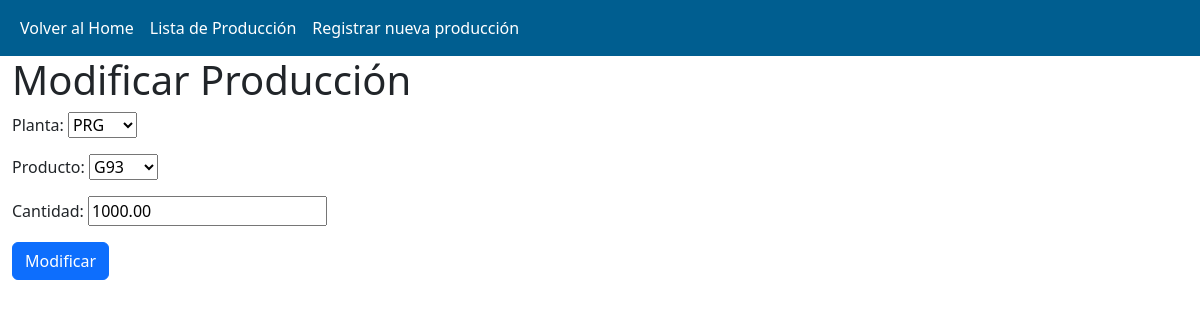
Page /produccion/modificar/11/ (signed in) on the committed database.
### produccion/models.py (models this page shows, shortened)
class Produccion(models.Model):
    planta = models.ForeignKey(Planta, on_delete=models.CASCADE)
    producto = models.ForeignKey(Producto, on_delete=models.CASCADE)
    cantidad = models.DecimalField(max_digits=10, decimal_places=2)
    fechahora = models.DateTimeField(auto_now_add=True)
    fecha = models.DateTimeField(auto_now_add=True)
    operador = models.CharField(max_length=100)
    modificado_por = models.ForeignKey(User, related_name='modificado_por', null=True, blank=True, on_delete=models.SET_NULL)
    modificado_el = models.DateTimeField(null=True, blank=True)
    anulado = models.BooleanField(default=False)
    anulado_por = models.ForeignKey(User, related_name='anulado_por', null=True, blank=True, on_delete=models.SET_NULL)
    anulado_el = models.DateTimeField(null=True, blank=True)

### produccion/views.py (the view, shortened to what this page needs)
# urls.py: path('modificar/<int:pk>/', modificar_produccion, name='modificar_produccion'),
@login_required
def modificar_produccion(request, pk):
    es_supervisor = request.user.groups.filter(name='supervisor').exists()
    es_admin = request.user.groups.filter(name='admin').exists()
    if es_supervisor or es_admin:
        produccion = get_object_or_404(Produccion.objects.all(), pk=pk)
        if request.method == 'POST':
            form = ProduccionForm(request.POST, instance=produccion)
            if form.is_valid():
                form.save()
                return redirect('lista_produccion')
        else:
            form = ProduccionForm(instance=produccion)
        return render(request, 'produccion/modificar_produccion.html', {'form': form})

### produccion/forms.py
class ProduccionForm(forms.ModelForm):
    class Meta:
        model = Produccion
        fields = ['planta', 'producto', 'cantidad']

### produccion/models.py (called while the page is built)
    def __str__(self):
        return self.nombre

    def __str__(self):
        return self.nombre

### produccion/templates/produccion/modificar_produccion.html (shortened to what this page needs)
{% extends 'produccion/base.html' %}
{% block content %}
    <h1>Modificar Producción</h1>
    <form method="post" class="form">
        {{ form.as_p }}
        <button type="submit" class="btn btn-primary">Modificar</button>
    </form>
{% endblock %}

### rows in the picture
Produccion: planta "PRG", producto "G93", cantidad "1000.00"
